Frame 1 (no input): blank canvas, image omitted
Frame 60 (the mouse pressed at the canvas centre just before this capture): blank canvas, image omitted
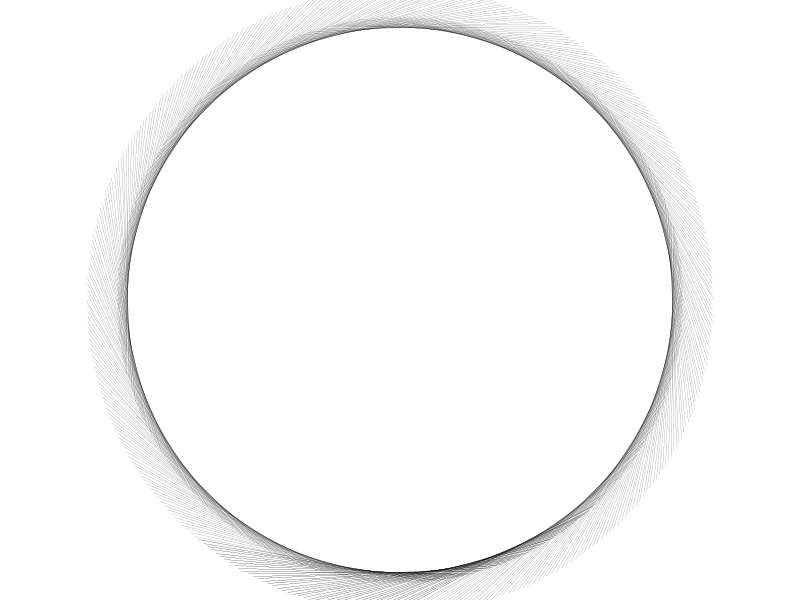
Frame 120 (the mouse held since frame 60 and released just before this capture)

The Processing sketch whose frames 1 and 60 were blank and that drew this single picture after the mouse press (run headless with seeded random() and noise(); from frame 60 on, the mouse is pressed at the canvas centre):

// Processing sketch: processing_51972
// ── processing_51972.pde




void setup(){
  size(800,600);
  noFill();
  strokeWeight(.1);
  

}


void draw(){
  background(255);
  translate(width/2,height/2);  
  for(int i = 0; i < mouseX; i++){
   rotate(radians(1));
   line(0,mouseY+13,200,200);
  }
}
